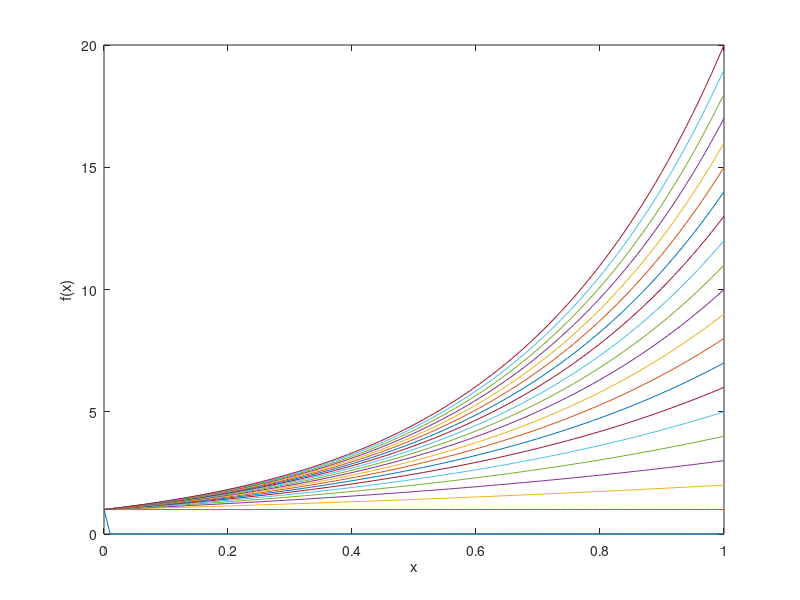
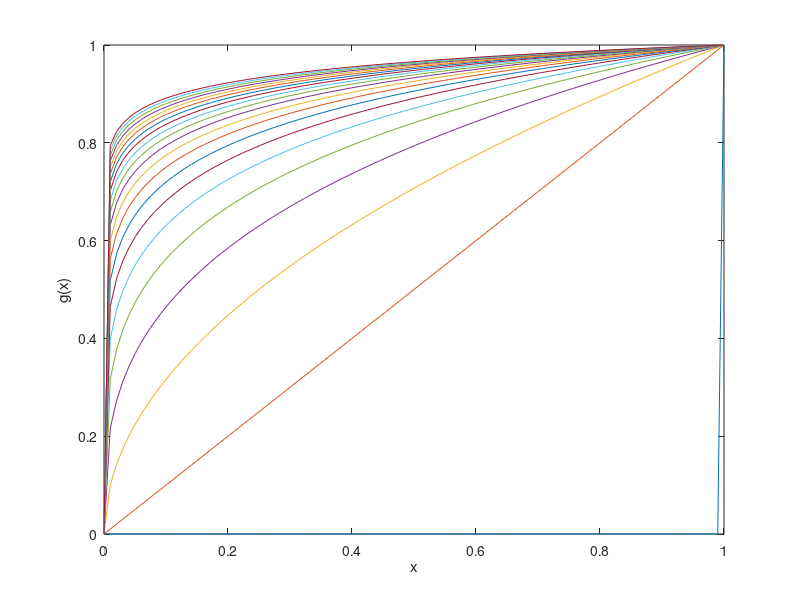

The MATLAB source for these figures, in order:
% Esercizio 04

% Dati
n = 20;
x = linspace(0,1);

% Richieste
for i = 0:n
    figure(1)
    f = i.^x;
    plot(x,f)
    hold on

    figure(2)
    g = x.^(1/i);
    plot(x,g)
    hold on
end

figure(1)
xlabel("x")
ylabel("f(x)")

figure(2)
xlabel("x")
ylabel("g(x)")
